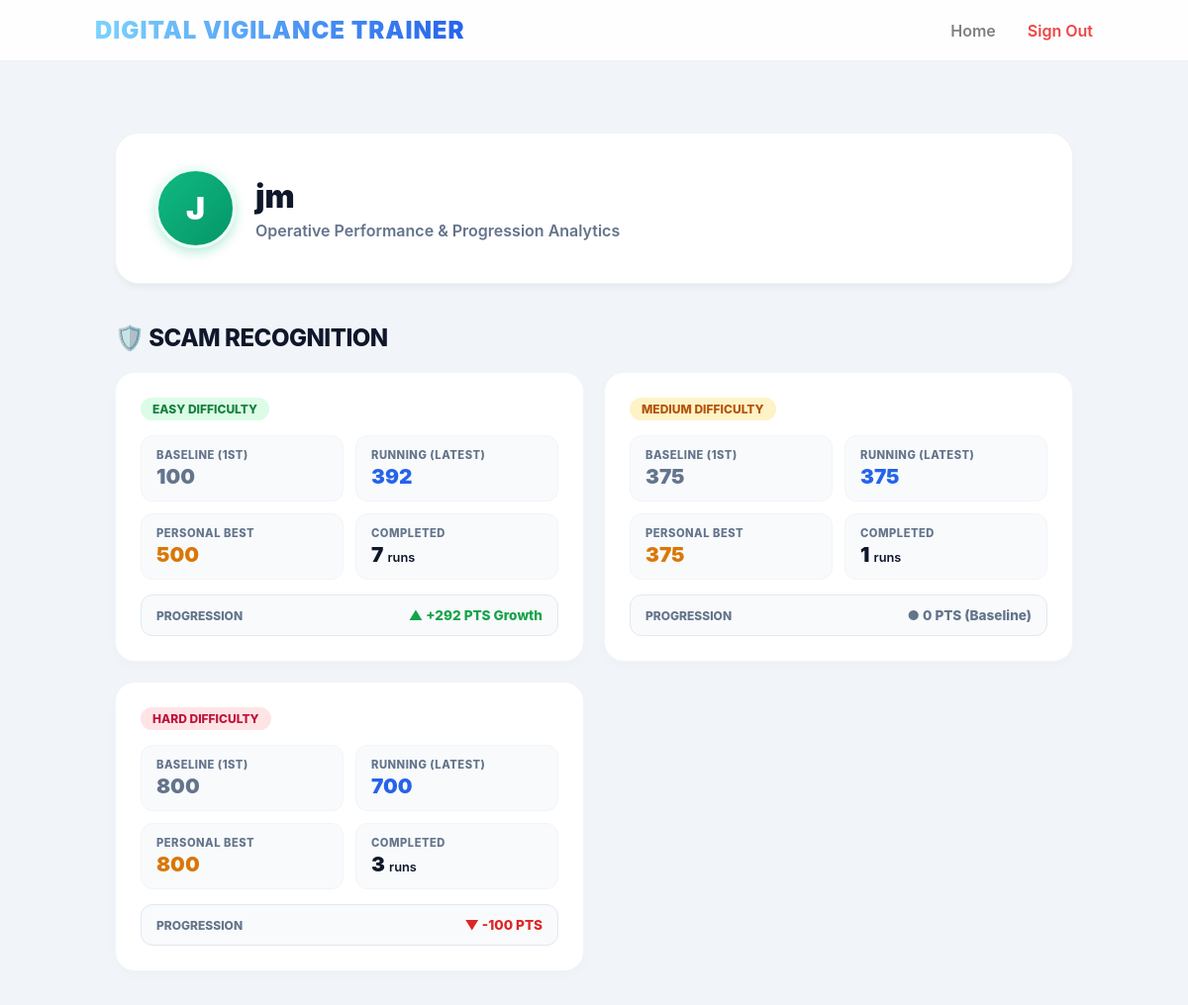
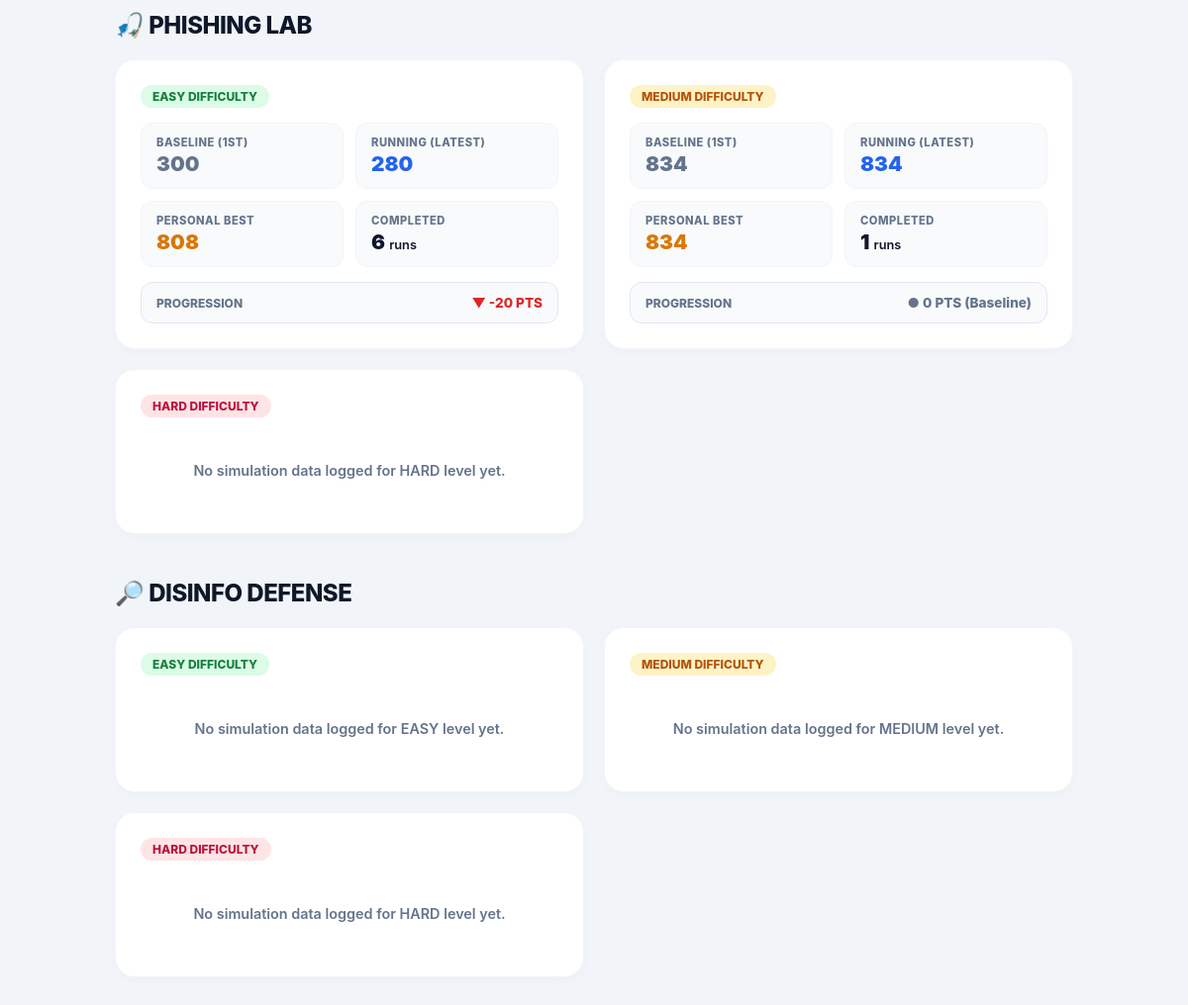
/profile/ (signed in), run on the app's committed database (2 pictures, top to bottom).
### trainer/models.py (models this page shows, shortened)
class GameResult(models.Model):
    user = models.ForeignKey(User, on_delete=models.CASCADE)
    score = models.IntegerField()
    category = models.CharField(max_length=50)
    difficulty = models.CharField(
        max_length=10,
        choices=Scenario.DIFFICULTY_CHOICES,
        default='easy'
    )
    timestamp = models.DateTimeField(auto_now_add=True)

### trainer/views.py (the view)
# urls.py: path('profile/', views.profile, name='profile'),
@login_required
def profile(request):
    categories = ['scam', 'phishing', 'disinfo']
    difficulties = ['easy', 'medium', 'hard']
    stats = {}
    for cat in categories:
        stats[cat] = {}
        for diff in difficulties:
            user_results = GameResult.objects.filter(
                user=request.user,
                category=cat,
                difficulty=diff
            ).order_by('timestamp')
            total_count = user_results.count()
            if total_count > 0:
                baseline_entry = user_results.first()
                baseline_score = baseline_entry.score if baseline_entry else 0
                running_entry = user_results.last()
                running_score = running_entry.score if running_entry else 0
                best_score = user_results.aggregate(Max('score'))['score__max'] or 0
                avg_score = round(user_results.aggregate(Avg('score'))['score__avg'] or 0, 1)
                progression = running_score - baseline_score
            else:
                baseline_score = 0
                running_score = 0
                best_score = 0
                avg_score = 0
                progression = 0
            stats[cat][diff] = {
                'total': total_count,
                'baseline_score': baseline_score,
                'running_score': running_score,
                'best_score': best_score,
                'avg_score': avg_score,
                'progression': progression,
            }
    return render(request, 'trainer/profile.html', {
        'stats': stats,
        'categories': categories,
        'difficulties': difficulties,
    })

### trainer/templates/trainer/profile.html (shortened to what this page needs)
{% extends 'trainer/base.html' %}
{% block content %}
<div class="profile-wrapper">
    <div class="header-card">
        <div class="user-avatar">
            {% if user.profile.avatar %}
                <img src="{{ user.profile.avatar.url }}" alt="{{ user.username }}">
            {% else %}
                {{ user.username|slice:":1"|upper }}
            {% endif %}
        </div>
        <div class="user-info">
            <h2>{{ user.username }}</h2>
            <p>Operative Performance & Progression Analytics</p>
        </div>
    </div>
    {% for cat, diff_dict in stats.items %}
        <div class="category-section">
            <div class="category-title">
                {% if cat == 'scam' %}🛡️ Scam Recognition
                {% elif cat == 'phishing' %}🎣 Phishing Lab
                {% else %}🔎 Disinfo Defense
                {% endif %}
            </div>
            <div class="grid-levels">
                {% for diff, data in diff_dict.items %}
                    <div class="stat-card">
                        <span class="diff-badge badge-{{ diff }}">{{ diff }} Difficulty</span>
                        {% if data.total > 0 %}
                            <div class="metrics-grid">
                                <div class="metric-item">
                                    <div class="metric-label">Baseline (1st)</div>
                                    <div class="metric-val" style="color: #64748b;">{{ data.baseline_score }}</div>
                                </div>
                                <div class="metric-item">
                                    <div class="metric-label">Running (Latest)</div>
                                    <div class="metric-val" style="color: var(--accent-blue);">{{ data.running_score }}</div>
                                </div>
                                <div class="metric-item">
                                    <div class="metric-label">Personal Best</div>
                                    <div class="metric-val" style="color: var(--amber-gold);">{{ data.best_score }}</div>
                                </div>
                                <div class="metric-item">
                                    <div class="metric-label">Completed</div>
                                    <div class="metric-val">{{ data.total }} <span style="font-size: 0.8rem; font-weight: 600;">runs</span></div>
                                </div>
                            </div>
                            <div class="progression-banner">
                                <span style="font-size: 0.75rem; font-weight: 800; color: var(--text-muted); text-transform: uppercase;">
                                    Progression
                                </span>
                                {% if data.progression > 0 %}
                                    <span class="progression-tag prog-up">▲ +{{ data.progression }} PTS Growth</span>
                                {% elif data.progression == 0 %}
                                    <span class="progression-tag prog-same">● 0 PTS (Baseline)</span>
                                {% else %}
                                    <span class="progression-tag prog-down">▼ {{ data.progression }} PTS</span>
                                {% endif %}
                            </div>
                        {% else %}
                            <div class="empty-level">
                                No simulation data logged for {{ diff|upper }} level yet.
                            </div>
                        {% endif %}
                    </div>
                {% endfor %}
            </div>
        </div>
    {% endfor %}
</div>
{% endblock %}

### trainer/templates/trainer/base.html (style rules this page uses)
:root { --grad-start: #7dd3fc; --grad-end: #2563eb; --bg-slate: #f1f5f9; --text-dark: #0f172a; }
body { margin: 0; background-color: var(--bg-slate); color: var(--text-dark); font-family: 'Inter', -apple-system, sans-serif; }

### trainer/templates/trainer/profile.html (style rules this page uses)
:root { --text-dark: #0f172a; --text-muted: #64748b; --primary-green: #10b981; --accent-blue: #2563eb; --amber-gold: #d97706; }
.profile-wrapper { max-width: 1100px; margin: 40px auto; padding: 0 20px; font-family: 'Inter', -apple-system, sans-serif; }
.header-card { background: white; border-radius: 24px; padding: 35px 40px; margin-bottom: 40px; border: 1px solid rgba(0,0,0,0.05); box-shadow: 0 4px 6px -1px rgba(0, 0, 0, 0.05); display: flex; align-items: center; gap: 20px; }
.user-avatar { width: 75px; height: 75px; border-radius: 50%; background: linear-gradient(135deg, #10b981, #059669); color: white; display: flex; align-items: center; justify-content: center; font-size: 2rem; font-weight: 900; box-shadow: 0 4px 12px rgba(16, 185, 129, 0.3); flex-shrink: 0; overflow: hidden; border: 3px solid #ecfdf5; }
.user-info h2 { margin: 0; font-size: 2rem; font-weight: 900; color: var(--text-dark); display: flex; align-items: center; gap: 12px; }
.user-info p { margin: 5px 0 0 0; color: var(--text-muted); font-weight: 600; }
.category-section { margin-bottom: 45px; }
.category-title { font-size: 1.5rem; font-weight: 800; color: var(--text-dark); margin-bottom: 20px; text-transform: uppercase; letter-spacing: -0.5px; display: flex; align-items: center; gap: 10px; }
.grid-levels { display: grid; grid-template-columns: repeat(auto-fit, minmax(320px, 1fr)); gap: 20px; }
.stat-card { background: white; border-radius: 20px; padding: 25px; border: 1px solid #f1f5f9; box-shadow: 0 4px 12px rgba(0,0,0,0.02); position: relative; }
.diff-badge { font-size: 0.75rem; font-weight: 800; text-transform: uppercase; padding: 4px 12px; border-radius: 99px; display: inline-block; margin-bottom: 15px; }
.badge-easy { background: #dcfce7; color: #15803d; }
.badge-medium { background: #fef3c7; color: #b45309; }
.badge-hard { background: #ffe4e6; color: #be123c; }
.metrics-grid { display: grid; grid-template-columns: 1fr 1fr; gap: 12px; margin-bottom: 15px; }
.metric-item { background: #f8fafc; padding: 12px 15px; border-radius: 12px; border: 1px solid #f1f5f9; }
.metric-label { font-size: 0.7rem; color: var(--text-muted); font-weight: 800; text-transform: uppercase; letter-spacing: 0.5px; }
.metric-val { font-size: 1.3rem; font-weight: 900; color: var(--text-dark); margin-top: 2px; }
.progression-banner { background: #f8fafc; border-radius: 12px; padding: 12px 15px; display: flex; justify-content: space-between; align-items: center; border: 1px solid #e2e8f0; }
.progression-tag { font-size: 0.85rem; font-weight: 800; }
.prog-up { color: #16a34a; }
.prog-same { color: var(--text-muted); }
.prog-down { color: #dc2626; }
.empty-level { text-align: center; padding: 30px; color: var(--text-muted); font-weight: 600; font-size: 0.9rem; }

### data on the page
GameResult: difficulty "MEDIUM", baseline_score "375", running_score "375", best_score "375", total "1", shows "● 0 PTS (Baseline)"
GameResult: difficulty "MEDIUM", baseline_score "834", running_score "834", best_score "834", total "1", shows "● 0 PTS (Baseline)"

### other printed values
{{ user.username|slice:":1"|upper }} "J"
{{ user.username }} "jm"
{{ diff }} "EASY" "HARD" "EASY" "HARD" "EASY" "MEDIUM" "HARD"
{{ data.baseline_score }} "100" "800" "300"
{{ data.running_score }} "392" "700" "280"
{{ data.best_score }} "500" "800" "808"
{{ data.total }} "7" "3" "6"
{{ data.progression }} "292"
{{ data.progression }} "-100" "-20"
{{ diff|upper }} "HARD" "EASY" "MEDIUM" "HARD"
